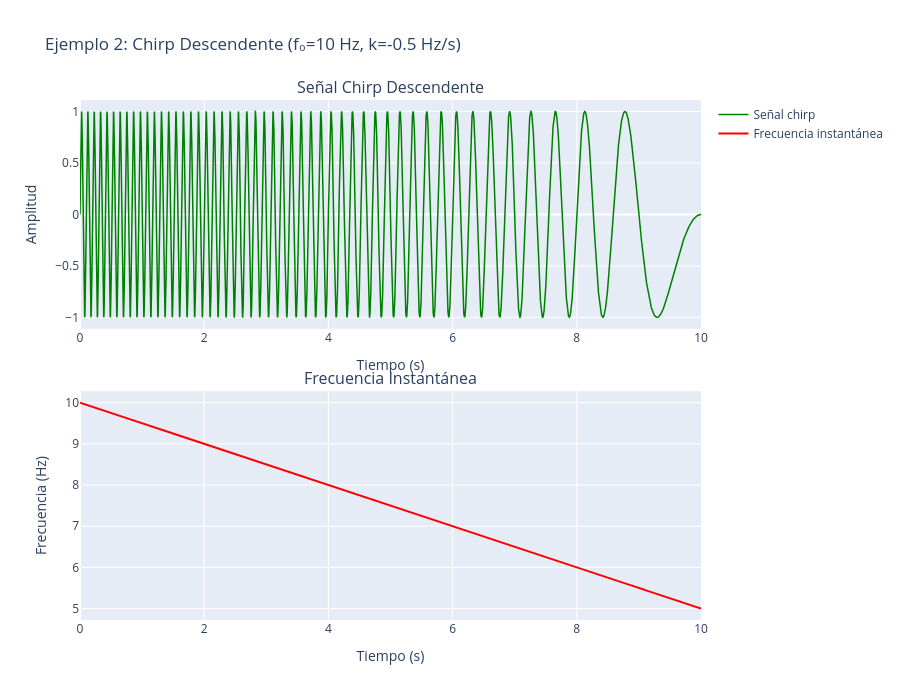

Notebook code cell kept with this figure:
### Markdown cell above
## Ejemplos de Uso

A continuación se muestran varios ejemplos de cómo usar la función con diferentes parámetros para evaluar el comportamiento de EMD con señales chirp.

### Code cell
# Chirp descendente: frecuencia inicial 10 Hz, disminuye a 5 Hz en 10 segundos
t2, señal2 = generar_senal_chirp(
    f0=10.0,
    k=-0.5,  # La frecuencia disminuye 0.5 Hz por segundo
    duracion=10.0,
    frecuencia_muestreo=1000.0
)

# Calcular frecuencia instantánea
frecuencia_instantanea2 = 10.0 - 0.5 * t2

# Crear visualización
fig = make_subplots(
    rows=2, cols=1,
    subplot_titles=('Señal Chirp Descendente', 'Frecuencia Instantánea'),
    vertical_spacing=0.12
)

# Señal temporal
fig.add_trace(
    go.Scatter(
        x=t2,
        y=señal2,
        mode='lines',
        name='Señal chirp',
        line=dict(color='green', width=1.5)
    ),
    row=1, col=1
)

# Frecuencia instantánea
fig.add_trace(
    go.Scatter(
        x=t2,
        y=frecuencia_instantanea2,
        mode='lines',
        name='Frecuencia instantánea',
        line=dict(color='red', width=2)
    ),
    row=2, col=1
)

fig.update_xaxes(title_text="Tiempo (s)", row=1, col=1)
fig.update_xaxes(title_text="Tiempo (s)", row=2, col=1)
fig.update_yaxes(title_text="Amplitud", row=1, col=1)
fig.update_yaxes(title_text="Frecuencia (Hz)", row=2, col=1)

fig.update_layout(
    height=700,
    title_text="Ejemplo 2: Chirp Descendente (f₀=10 Hz, k=-0.5 Hz/s)",
    showlegend=True
)

fig.show()

### Figure 1 — Plotly figure (JSON) as saved in the notebook; plotly's stock layout.template omitted (floating-point values rounded to 4 significant figures; data arrays with more than 128 entries replaced by an {"elided": "..."} marker saying what was removed)
{"data": [{"line": {"color": "green", "width": 1.5}, "mode": "lines", "name": "Señal chirp", "type": "scatter", "x": {"elided": "10000 float values"}, "xaxis": "x", "y": {"elided": "10000 float values"}, "yaxis": "y"}, {"line": {"color": "red", "width": 2}, "mode": "lines", "name": "Frecuencia instantánea", "type": "scatter", "x": {"elided": "10000 float values"}, "xaxis": "x2", "y": {"elided": "10000 float values"}, "yaxis": "y2"}], "layout": {"annotations": [{"font": {"size": 16}, "showarrow": false, "text": "Señal Chirp Descendente", "x": 0.5, "xanchor": "center", "xref": "paper", "y": 1, "yanchor": "bottom", "yref": "paper"}, {"font": {"size": 16}, "showarrow": false, "text": "Frecuencia Instantánea", "x": 0.5, "xanchor": "center", "xref": "paper", "y": 0.44, "yanchor": "bottom", "yref": "paper"}], "height": 700, "showlegend": true, "title": {"text": "Ejemplo 2: Chirp Descendente (f₀=10 Hz, k=-0.5 Hz/s)"}, "xaxis": {"anchor": "y", "domain": [0, 1], "title": {"text": "Tiempo (s)"}}, "xaxis2": {"anchor": "y2", "domain": [0, 1], "title": {"text": "Tiempo (s)"}}, "yaxis": {"anchor": "x", "domain": [0.56, 1], "title": {"text": "Amplitud"}}, "yaxis2": {"anchor": "x2", "domain": [0, 0.44], "title": {"text": "Frecuencia (Hz)"}}}}
